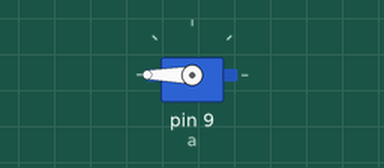
The sketch below on a simulated Arduino Uno, built with avr-gcc and run on an emulated ATmega328P. On the bench: servo.

Above: at 0.1 s.
At 5.19 s:
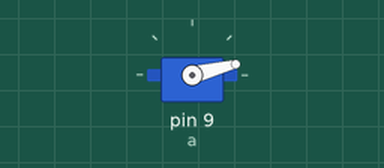
At 20.65 s:
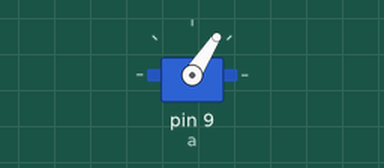
At 37.4 s:
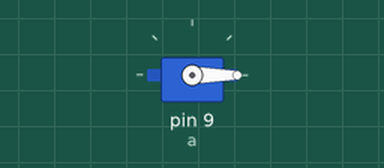
Timing chart, 0 to 40.0 s (numbered marks = the images above):
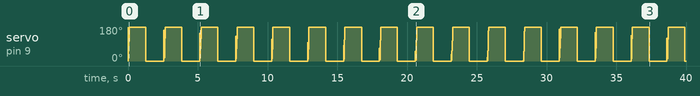

The sketch:

day8.ino
```cpp
#include <Servo.h>
Servo a;
int r=180;
void setup()
{
  a.attach(9);
}
void loop()
{
  a.write(r);
  delay(7);
  r=r+180;
}
```
